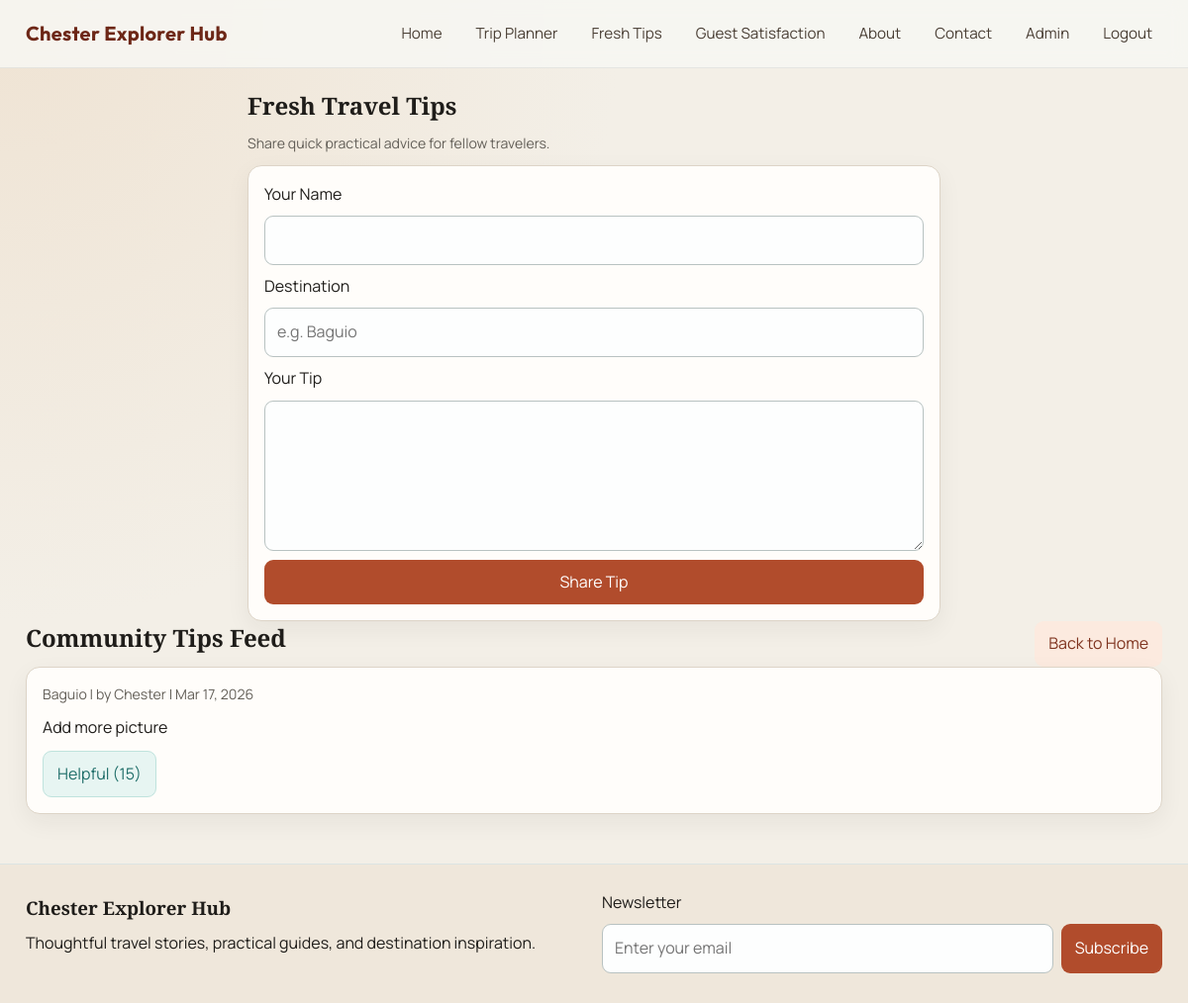
Page /fresh-travel-tips (signed in) on the committed database.
### app.py (models this page shows)
class FreshTravelTip(db.Model):
    id = db.Column(db.Integer, primary_key=True)
    author_name = db.Column(db.String(120), nullable=False)
    destination = db.Column(db.String(120), nullable=False)
    tip = db.Column(db.Text, nullable=False)
    likes = db.Column(db.Integer, nullable=False, default=0)
    created_at = db.Column(db.DateTime, nullable=False, default=datetime.utcnow)

### app.py (the view, shortened to what this page needs)
@app.route("/fresh-travel-tips", methods=["GET", "POST"])
def fresh_travel_tips():
    tips = FreshTravelTip.query.order_by(FreshTravelTip.created_at.desc()).all()
    return render_template("fresh_tips.html", tips=tips)

### templates/fresh_tips.html (shortened to what this page needs)
{% extends 'base.html' %}
{% block content %}
<section class="narrow">
    <h1>Fresh Travel Tips</h1>
    <p class="meta">Share quick practical advice for fellow travelers.</p>
    <form method="post" class="form-card">
        <label for="author_name">Your Name</label>
        <input id="author_name" name="author_name" type="text" required>
        <label for="destination">Destination</label>
        <input id="destination" name="destination" type="text" placeholder="e.g. Baguio" required>
        <label for="tip">Your Tip</label>
        <textarea id="tip" name="tip" rows="5" required></textarea>
        <button type="submit">Share Tip</button>
    </form>
</section>
<section>
    <div class="section-head">
        <h2>Community Tips Feed</h2>
        <a href="{{ url_for('home') }}" class="btn-link">Back to Home</a>
    </div>
    <div class="simple-list">
        {% for item in tips %}
            <article class="simple-item">
                <p class="meta">{{ item.destination }} | by {{ item.author_name }} | {{ item.created_at.strftime('%b %d, %Y') }}</p>
                <p>{{ item.tip }}</p>
                <form method="post" action="{{ url_for('like_fresh_tip', tip_id=item.id) }}">
                    <button type="submit" class="ghost-btn">Helpful ({{ item.likes }})</button>
                </form>
            </article>
        {% else %}
            <p>No fresh tips yet.</p>
        {% endfor %}
    </div>
</section>
{% endblock %}

### static/style.css (style rules this page uses)
:root { --bg: #f3efe7; --ink: #1f1d1a; --muted: #635f58; --brand: #b14c2c; --brand-dark: #7f341f; --accent: #1f6e69; --card: #fffdfa; --line: #ddd4c7; --shadow: 0 14px 36px rgba(36, 22, 11, 0.1); }
* { box-sizing: border-box; }
html, body { margin: 0; padding: 0; }
body { font-family: "Manrope", sans-serif; color: var(--ink); background: radial-gradient(circle at 0 0, #efe3d3 0, #f3efe7 40%), var(--bg); line-height: 1.6; }
h1, h2, h3, h4 { font-family: "Playfair Display", serif; margin: 0 0 12px; line-height: 1.2; }
p { margin: 0 0 10px; }
a { color: inherit; text-decoration: none; }
.card-list, .destination-list, .simple-list, .comment-list { display: grid; gap: 16px; }
.post-card, .destination-card, .simple-item, .comment-item, .form-card, .metric-card, .content-panel, .post-detail { background: var(--card); border: 1px solid var(--line); border-radius: 14px; box-shadow: 0 8px 24px rgba(26, 41, 42, 0.06); }
.post-card-body, .destination-card div, .simple-item, .comment-item, .form-card, .post-detail, .content-panel, .metric-card { padding: 16px; }
.meta { color: var(--muted); font-size: 0.88rem; }
.form-card { display: grid; gap: 9px; }
input, textarea, select { width: 100%; padding: 11px 12px; border-radius: 9px; border: 1px solid #b8c2c1; font: inherit; background: #fdfefe; }
button, .button, .btn-link, .ghost-btn { border: 0; border-radius: 9px; padding: 10px 14px; cursor: pointer; font: inherit; display: inline-block; transition: transform 140ms ease, background-color 140ms ease; }
button, .button { background: var(--brand); color: white; }
.btn-link { background: #fceadf; color: #7f341f; }
.ghost-btn { background: #e7f5f2; color: #1f6e69; border: 1px solid #bfe3dd; }
.narrow { max-width: 700px; margin: 0 auto; }
.section-head { display: flex; justify-content: space-between; align-items: center; gap: 8px; flex-wrap: wrap; }

### rows in the picture
FreshTravelTip: destination "Baguio", author_name "Chester", created_at "Mar 17, 2026", tip "Add more picture", likes "15"
